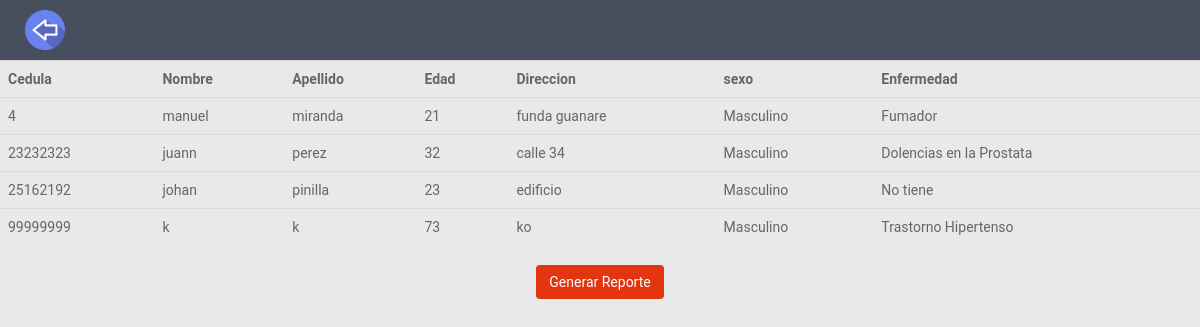
/hombres/lista-hombres.php, run on the app's committed database.
### tables this page shows
CREATE TABLE `paciente` (
  `ci_p` int(10) NOT NULL,
  `nombre` varchar(20) NOT NULL,
  `apellido` varchar(20) NOT NULL,
  `edad` int(2) NOT NULL,
  `direccion` varchar(40) NOT NULL,
  `sexo` varchar(15) NOT NULL,
  `cod_enf` int(2) NOT NULL
);

CREATE TABLE `enfermedades` (
  `cod_enf` int(2) NOT NULL,
  `nombre_enf` varchar(30) NOT NULL
);

### hombres/lista-hombres.php (the view, shortened to what this page needs)
<!DOCTYPE html PUBLIC "-//W3C//DTD XHTML 1.0 Transitional//EN" "http://www.w3.org/TR/xhtml1/DTD/xhtml1-transitional.dtd">
<html xmlns="http://www.w3.org/1999/xhtml">
<head>
  <link rel="stylesheet" href="../css1/bootstrap.min.css">
    <link rel="stylesheet" type="text/css" href="../fonts/font.css" />
  <link rel="stylesheet" href="../css/style.css">
<body>
  <?php
$usuario=$_REQUEST['usua'];
?>
<div class="container-fluid bg-2 ">
	<a href="../usuario/index-admin.php?usua=<?php echo $usuario; ?>"><img src="../icon/atras.png" style="width: 40px; margin: 10px;" alt="Bird"></a>
    </div>
<section>
	<form action="../reporte/reporte-hombre.php?usua=<?php echo $usuario;?>" method="post" name="frm">
<table border="0"  class="table" >
	<?php
$result = mysql_query("SELECT p.ci_p,p.nombre,p.cod_enf,p.apellido,p.edad,p.direccion,p.sexo,e.nombre_enf as nombre_enf from paciente p INNER JOIN enfermedades e where p.cod_enf=e.cod_enf and sexo='Masculino'" ) ;
if ($row = mysql_fetch_array($result)){
echo "<tr><td><strong>Cedula</strong></td><td><strong>Nombre</strong></td><td><strong>Apellido</strong></td><td><strong>Edad</strong></td><td><strong>Direccion</strong></td><td><strong>sexo</strong></td><td><strong>Enfermedad</strong></td></tr> ";
do {
echo "<tr><td>".$row['ci_p']."</td><td>".$row['nombre']."</td><td>".$row['apellido']."</td><td>".$row['edad']."</td><td>".$row['direccion']."</td><td>".$row['sexo']."</td><td>".$row['nombre_enf']."</td></tr> ";
} while ($row = mysql_fetch_array($result));
echo "</table> ";
} else {
echo "Texto si no se encuentran resultados";
}
?>
<center>
<input type="submit" name="btn" value="Generar Reporte" class="btn" style="background: #E33510; color: white;">
</center>
	</form>
</section>
</body>
   </head>
   </html>

### css/style.css (style rules this page uses)
body { background: #e9e9e9; color: #666666; font-family: 'RobotoDraft', 'Roboto', sans-serif; font-size: 14px; -webkit-font-smoothing: antialiased; -moz-osx-font-smoothing: grayscale; }

### hombres/lista-hombres.php (style rules this page uses)
.bg-2 { background-color: #474e5d; color: #ffffff; }

### data on the page
paciente: ci_p "4", nombre "manuel", apellido "miranda", edad "21", direccion "funda guanare", sexo "Masculino", cod_enf.nombre_enf "Fumador"
paciente: ci_p "23232323", nombre "juann", apellido "perez", edad "32", direccion "calle 34", sexo "Masculino", cod_enf.nombre_enf "Dolencias en la Prostata"
paciente: ci_p "25162192", nombre "johan", apellido "pinilla", edad "23", direccion "edificio", sexo "Masculino", cod_enf.nombre_enf "No tiene"
paciente: ci_p "99999999", nombre "k", apellido "k", edad "73", direccion "ko", sexo "Masculino", cod_enf.nombre_enf "Trastorno Hipertenso"
